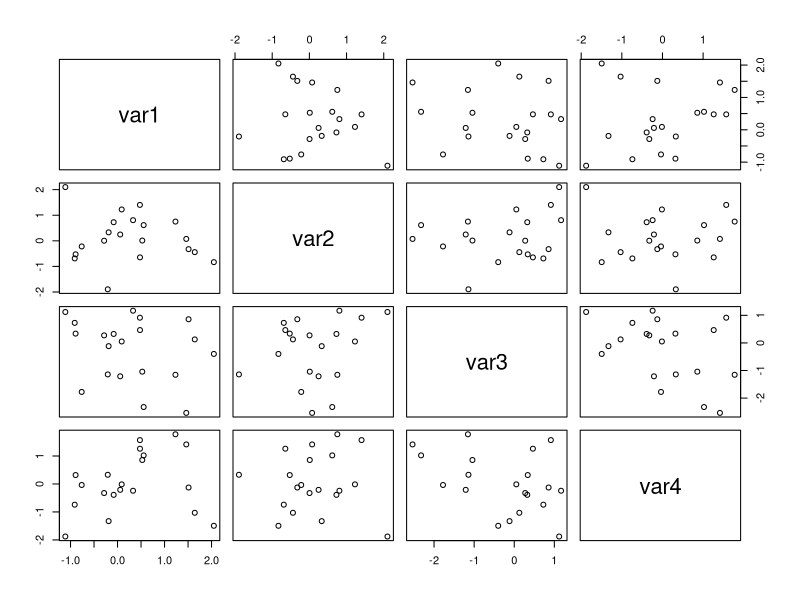

This figure's R source: (Note: this script raises an error after producing the figure.)
x <- matrix(c(4,7,3,8,9,2),nrow = 2)
x
x[2,2]
x[,2]

number_1 <- rnorm(80,mean=0,sd=1)
number_1

mat_1 <- matrix(number_1,nrow = 20,ncol = 4)
mat_1

df_1 <- data.frame(mat_1)
df_1

names(df_1) <- c("var1","var2","var3","var4")

head(df_1)
plot(df_1)

x <- seq(1,100,by=2.5)
x
x[5]
x[4:10]
l <- length(x)
x[l]
x[length(x)-1]

x[-2]

idx <- c(1,4,6)
x[idx]
x[-idx]
x>20

(x<=10) | (x>30)

x[x<10|x>30]

x2 <- numeric(length(x))
x2
x2[x<=30] <- 1
x2
x2[(x>30)&(x<70)] <- 2
x2[x>70] <- 3
x2

#alternative
library(car)
x2 <- recode(x,"0:30=1; 30:70=2; else=3")
x2

summary(x)
sum(x)
consum(x)
rec(x)
sort(x,decreasing = T)
sample(x,10)

#data frame
test <- dara.frame(A0c(1,2,3),B=c("plot1","plot2","plot3"))
test
test[,1]
test[,"A"]
test$A

#Testcomment



